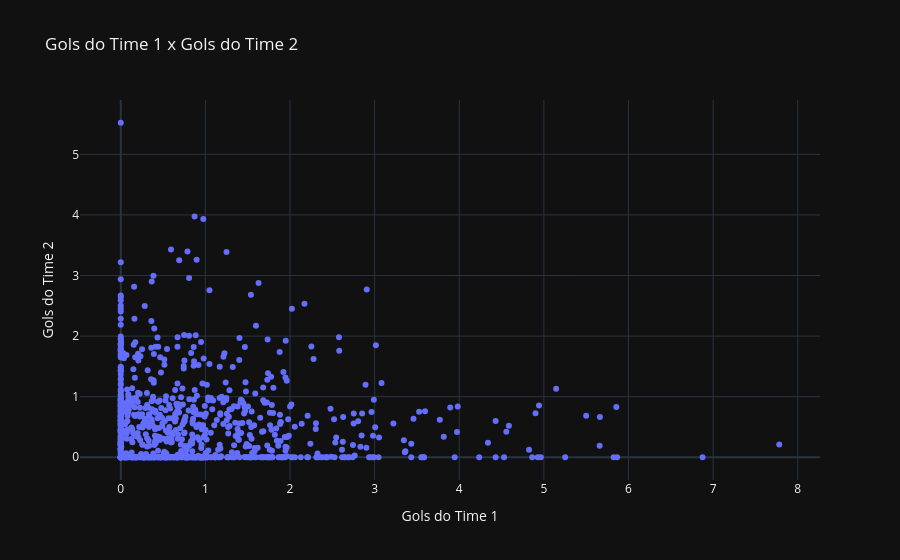

Source (notebook cell):
### Code cell
fig = px.scatter(
    gols,
    x='gols_1',
    y='gols_2',
    title='Gols do Time 1 x Gols do Time 2'
)

fig.update_layout(
    xaxis_title='Gols do Time 1',
    yaxis_title='Gols do Time 2'
)

fig.show()

### Figure 1 — Plotly figure (JSON) as saved in the notebook; plotly's stock layout.template omitted (floating-point values rounded to 4 significant figures; data arrays with more than 128 entries replaced by an {"elided": "..."} marker saying what was removed)
{"data": [{"hovertemplate": "gols_1=%{x}<br>gols_2=%{y}<extra></extra>", "legendgroup": "", "marker": {"color": "#636efa", "symbol": "circle"}, "mode": "markers", "name": "", "orientation": "v", "showlegend": false, "type": "scatter", "x": {"elided": "964 float values"}, "xaxis": "x", "y": {"elided": "964 float values"}, "yaxis": "y"}], "layout": {"legend": {"tracegroupgap": 0}, "title": {"text": "Gols do Time 1 x Gols do Time 2"}, "xaxis": {"anchor": "y", "domain": [0, 1], "title": {"text": "Gols do Time 1"}}, "yaxis": {"anchor": "x", "domain": [0, 1], "title": {"text": "Gols do Time 2"}}}}
